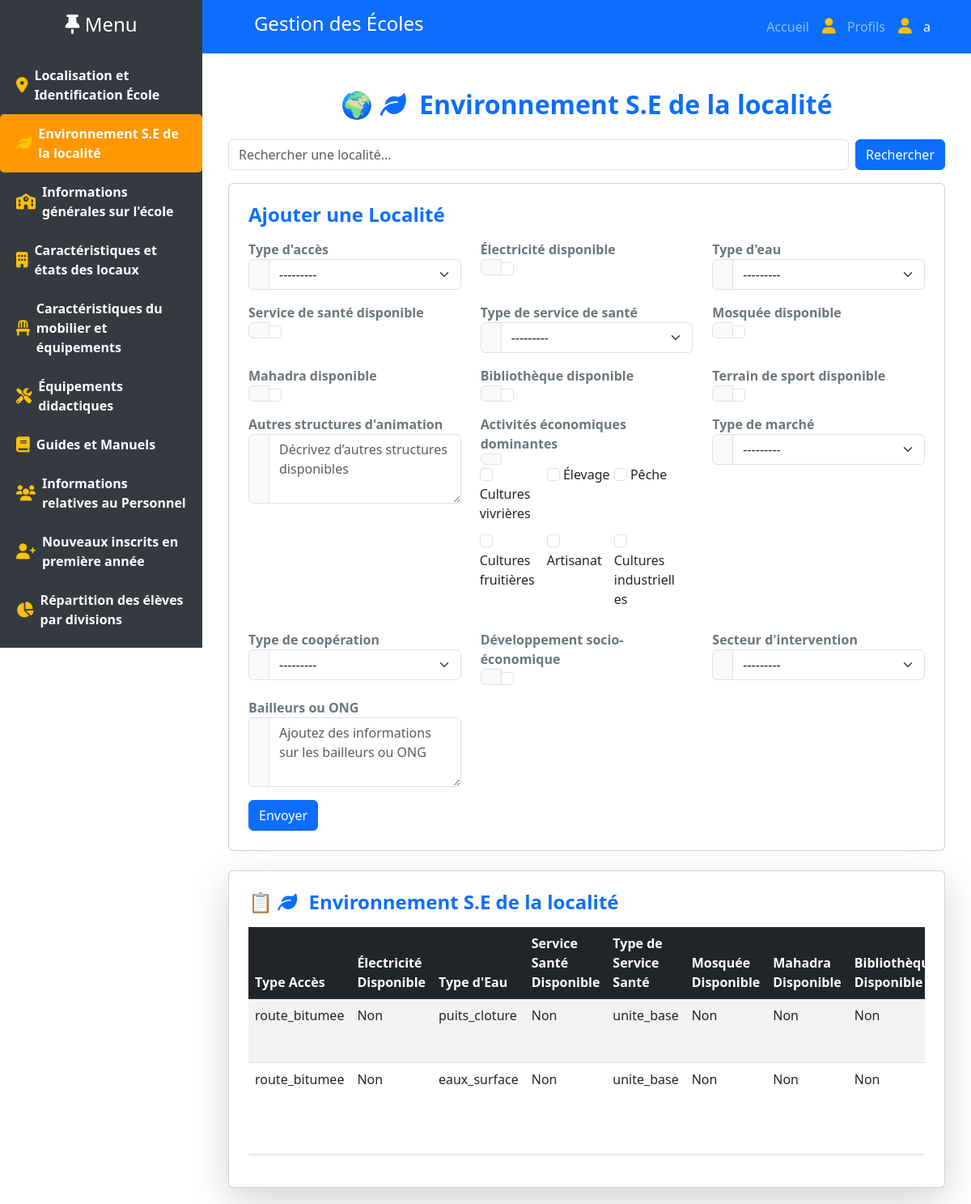
The page /localites/ (signed in) on the database its author committed.
### app/models.py (models this page shows, shortened)
class LocaliteRurale(models.Model):
    type_acces = models.CharField(max_length=100, choices=[
        ('route_goudronnee', 'Route goudronnée'),
        ('route_bitumee', 'Route bitumée'),
        ('accessible_tous_vehicules', 'Piste accessible à tous véhicules'),
        ('vehicule_tout_terrain', 'Piste accessible véhicule tout terrain'),
        ('uniquement_pied', 'Accessible uniquement à pied'),
        ('autre', 'Autre accès (à préciser)')
    ])
    electricite_disponible = models.BooleanField()
    type_eau = models.CharField(max_length=100, choices=[
        ('robinets', 'Robinets'),
        ('puits_cloture', 'Puits clôturés ou avec margelle'),
        ('puits_non_cloture', 'Puits non clôturés sans margelle'),
        ('citerne', 'Citerne'),
        ('eaux_surface', 'Fleuve, mare, marigot'),
        ('forage', 'Forage')
    ])
    service_sante_disponible = models.BooleanField()
    type_service_sante = models.CharField(max_length=100, choices=[
        ('poste', 'Poste de santé'),
        ('unite_base', 'Unité de santé de base'),
        ('autres', 'Autres services de santé')
    ], null=True, blank=True)
    mosquee_disponible = models.BooleanField()
    mahadra_disponible = models.BooleanField()
    bibliotheque_disponible = models.BooleanField()
    terrain_sport_disponible = models.BooleanField()
    autres_structures_animation = models.TextField(null=True, blank=True)
    activites_dominantes = models.ManyToManyField(
        'Activite',  # Modèle pour stocker les activités
        related_name="localites",
        help_text="Sélectionnez jusqu'à trois activités économiques dominantes."
    )
    type_marche = models.CharField(max_length=100, choices=[
        ('permanent', 'Permanent'),
        ('hebdomadaire', 'Hebdomadaire'),
        ('absent', 'Pas de marché')
    ])
    type_de_coperation = models.CharField(max_length=100, choices=[
        ('agricole', 'Agricole'),
        ('pastoral', 'Pastoral'),
        ('artisanal', 'Artisanal'),
        ('autre', 'Autres')
    ])
    developpe_socio_économique = models.BooleanField()
    secteur_intervention = models.CharField(max_length=100, choices=[
        ('agricole', 'Agricole'),
        ('pastoral', 'Pastoral'),
        ('hydraulique', 'Hydraulique'),
        ('sante', 'Santé'),
        ('educatif', 'Éducatif'),
        ('artisanal', 'Artisanal'),
    ], null=True, blank=True)
    bailleurs_ong = models.TextField(null=True, blank=True)

### app/views.py (the view)
# urls.py: path('localites/', gestion_localites, name='gestion_localites'),
def gestion_localites(request, pk=None):
    localite = get_object_or_404(LocaliteRurale, pk=pk) if pk else None
    query = request.GET.get('q', '')
    if query:
        localites = LocaliteRurale.objects.filter(type_acces__icontains=query)
    else:
        localites = LocaliteRurale.objects.all()
    if request.method == "POST":
        form = LocaliteRuraleForm(request.POST, instance=localite)
        if form.is_valid():
            form.save()
            messages.success(request, "Localité enregistrée avec succès !")
            return redirect('gestion_localites')
    else:
        form = LocaliteRuraleForm(instance=localite)
    return render(request, 'app/localites.html', {
        'form': form,
        'localites': localites,
        'localite': localite,
        'query': query
    })

### app/models.py (called while the page is built)
    def __str__(self):
        return self.get_nom_display()

### app/templates/app/localites.html (shortened to what this page needs)
{% extends 'base.html' %}
{% block content %}
<div class="container mt-4">
    <h2 class="text-center text-primary fw-bold mb-4">🌍 <i class="fas fa-leaf me-2"></i> Environnement S.E de la localité</h2>
    <form method="GET" class="mb-3 d-flex">
        <input type="text" name="q" class="form-control me-2" placeholder="Rechercher une localité..." value="{{ query }}">
        <button type="submit" class="btn btn-primary">Rechercher</button>
    </form>
    <div class="card p-4 mb-4">
        <h4 class="fw-bold text-primary mb-3">
            {% if localite %} Modifier la Localité {% else %} Ajouter une Localité {% endif %}
        </h4>
        <form method="post">
            <div class="row">
                {% for field in form %}
                    <div class="col-md-4 col-sm-6 mb-3">
                        <label class="fw-bold text-secondary">{{ field.label }}</label>
                        <div class="input-group">
                            <span class="input-group-text bg-light text-muted"></span>
                            {% if field.name == 'activites_dominantes' %}
                                <div class="checkbox-group">
                                    {% for checkbox in field %}
                                        <div class="checkbox-item">
                                            {{ checkbox.tag }} {{ checkbox.choice_label }}
                                        </div>
                                    {% endfor %}
                                </div>
                            {% else %}
                                {{ field }}
                            {% endif %}
                        </div>
                    </div>
                {% endfor %}
            </div>
            <button type="submit" class="btn btn-primary">Envoyer</button>
        </form>
    </div>
    <div class="card p-4 shadow-lg">
        <h4 class="text-primary fw-bold mb-3">📋 <i class="fas fa-leaf me-2"></i> Environnement S.E de la localité</h4>
        <div class="table-responsive">
            <table class="table table-striped table-hover shadow-sm">
            <thead class="table-dark text-white">
                <tr>
                    <th>Type Accès</th>
                    <th>Électricité Disponible</th>
                    <th>Type d'Eau</th>
                    <th>Service Santé Disponible</th>
                    <th>Type de Service Santé</th>
                    <th>Mosquée Disponible</th>
                    <th>Mahadra Disponible</th>
                    <th>Bibliothèque Disponible</th>
                </tr>
            </thead>
            <tbody>
                {% for item in localites %}
                <tr>
                    <td>{{ item.type_acces }}</td>
                    <td>{{ item.electricite_disponible|yesno:"Oui,Non" }}</td>
                    <td>{{ item.type_eau }}</td>
                    <td>{{ item.service_sante_disponible|yesno:"Oui,Non" }}</td>
                    <td>{{ item.type_service_sante }}</td>
                    <td>{{ item.mosquee_disponible|yesno:"Oui,Non" }}</td>
                    <td>{{ item.mahadra_disponible|yesno:"Oui,Non" }}</td>
                    <td>{{ item.bibliotheque_disponible|yesno:"Oui,Non" }}</td>
                </tr>
                {% empty %}
                <tr>
                    <td colspan="5" class="text-center">Aucune localité trouvée.</td>
                </tr>
                {% endfor %}
            </tbody>
        </table>
    </div>
</div>
{% endblock %}

### app/templates/base.html (shortened to what this page needs)
{% load static %}
<!DOCTYPE html>
<html lang="fr">
<head>
    <link href="https://cdn.jsdelivr.net/npm/bootstrap@5.3.0/dist/css/bootstrap.min.css" rel="stylesheet">
    <link rel="stylesheet" href="{% static 'css/style.css' %}">
    <link href="https://cdnjs.cloudflare.com/ajax/libs/font-awesome/6.0.0-beta3/css/all.min.css" rel="stylesheet">
    <link rel="stylesheet" href="https://cdn.jsdelivr.net/npm/bootstrap@5.3.0-alpha1/dist/css/bootstrap.min.css">
</head>
<body>
    <nav class="navbar navbar-expand-lg navbar-dark bg-primary">
        <div class="container">
            <a class="navbar-brand d-flex align-items-center" href="#">
            </a>
              <div class="mx-auto">
                <h1 class="text-white text-center fs-4">Gestion des Écoles</h1>
            </div>
            <ul class="navbar-nav ms-auto">
                <li class="nav-item">
                    <a class="nav-link" href="#">Accueil</a>
                </li>
                <li class="nav-item">
                    <a class="nav-link" href="#"><i class="fas fa-user"></i> Profils</a>
                </li>
                <li class="nav-item">
                    {% if user.is_authenticated %}
                        <a class="nav-link text-white" href="{% url 'login' %}"><i class="fas fa-user"></i> {{ user.username }}</a>
                    {% else %}
                        <a class="nav-link text-danger" href="{% url 'logout' %}"><i class="fas fa-sign-out-alt"></i> Déconnexion</a>
                    {% endif %}
                </li>
            </ul>
        </div>
    </nav>
    <div class="sidebar" id="sidebarMenu">
        <h4 class="text-center text-white p-3"><i class="fas fa-thumbtack"></i> Menu</h4>
        <ul class="nav flex-column">
            <li class="nav-item">
                <a href="{% url 'identification' %}" class="nav-link text-white fw-bold d-flex align-items-center">
                    <i class="fas fa-map-marker-alt me-2"></i> Localisation et Identification École
                </a>
            </li>
            <li class="nav-item">
                <a href="{% url 'gestion_localites' %}" class="nav-link text-white fw-bold d-flex align-items-center">
                    <i class="fas fa-leaf me-2"></i> Environnement S.E de la localité
                </a>
            </li>
            <li class="nav-item">
                <a href="{% url 'gestion_ecole' %}" class="nav-link text-white fw-bold d-flex align-items-center">
                    <i class="fas fa-school me-2"></i> Informations générales sur l'école
                </a>
            </li>
            <li class="nav-item">
                <a href="{% url 'gestion_locaux' %}" class="nav-link text-white fw-bold d-flex align-items-center">
                    <i class="fas fa-building me-2"></i> Caractéristiques et états des locaux
                </a>
            </li>
            <li class="nav-item">
                <a href="{% url 'gestion_mobilier' %}" class="nav-link text-white fw-bold d-flex align-items-center">
                    <i class="fas fa-chair me-2"></i> Caractéristiques du mobilier et équipements
                </a>
            </li>
            <li class="nav-item">
                <a href="{% url 'equipements_didactiques' %}" class="nav-link text-white fw-bold d-flex align-items-center">
                    <i class="fas fa-tools me-2"></i> Équipements didactiques
                </a>
            </li>
            <li class="nav-item">
                <a href="{% url 'gestion_guides' %}" class="nav-link text-white fw-bold d-flex align-items-center">
                    <i class="fas fa-book me-2"></i> Guides et Manuels
                </a>
            </li>
            <li class="nav-item">
                <a href="{% url 'gestion_personnel' %}" class="nav-link text-white fw-bold d-flex align-items-center">
                    <i class="fas fa-users me-2"></i> Informations relatives au Personnel
                </a>
            </li>
            <li class="nav-item">
                <a href="{% url 'gestion_inscriptions' %}" class="nav-link text-white fw-bold d-flex align-items-center">
                    <i class="fas fa-user-plus me-2"></i> Nouveaux inscrits en première année
                </a>
            </li>
            <li class="nav-item">
                <a href="{% url 'gestion_divisions' %}" class="nav-link text-white fw-bold d-flex align-items-center">
                    <i class="fas fa-chart-pie me-2"></i> Répartition des élèves par divisions
                </a>
            </li>
            <li class="nav-item">
                <a href="{% url 'gestion_aires' %}" class="nav-link text-white fw-bold d-flex align-items-center">
                </a>
            </li>
        </ul>
    </div>
    <div class="content">
        {% block content %}{% endblock %}
    </div>
</body>
</html>

### static/images/css/style.css (style rules this page uses)
body { font-family: 'Poppins', sans-serif; background-color: #f8f9fa; }
.sidebar { position: fixed; width: 300px; height: 100vh; overflow-y: auto; z-index: 1000; }
.container { margin-left: 320px; }

### app/templates/app/localites.html (style rules this page uses)
.checkbox-group { display: flex; flex-wrap: wrap; }
.checkbox-item { width: 30%; margin-right: 1.5%; margin-bottom: 10px; }
.checkbox-item:nth-child(3n) { margin-right: 0; }

### app/templates/base.html (style rules this page uses)
.sidebar { width: 250px; height: 100vh; background-color: #343a40; color: white; position: fixed; top: 0; left: -250px; overflow-y: auto; z-index: 1000; transition: left 0.3s ease; }
.sidebar .nav-link { color: white; padding: 12px 20px; display: flex; align-items: center; transition: background 0.3s; }
.sidebar .nav-link i { margin-right: 10px; }
.content { margin-left: 0; padding: 20px; transition: margin-left 0.3s ease-in-out; }
@media (min-width: 769px) { .sidebar { left: 0; } }
@media (min-width: 769px) { .content { margin-left: 250px; } }
.nav-link { transition: background-color 0.3s ease, color 0.3s ease; padding: 10px; border-radius: 5px; }
.nav-link i { font-size: 1.2rem; margin-right: 10px; color: #ffc107; }
.nav-link.active { background-color: #ff9800; color: #fff !important; }

### rows shown on the page
LocaliteRurale: type_acces "route_bitumee", electricite_disponible "Non", type_eau "puits_cloture", service_sante_disponible "Non", type_service_sante "unite_base", mosquee_disponible "Non", mahadra_disponible "Non", bibliotheque_disponible "Non"
LocaliteRurale: type_acces "route_bitumee", electricite_disponible "Non", type_eau "eaux_surface", service_sante_disponible "Non", type_service_sante "unite_base", mosquee_disponible "Non", mahadra_disponible "Non", bibliotheque_disponible "Non"

### other values the page prints
{{ user.username }} "a"
{{ field.label }} "Type d'accès" "Électricité disponible" "Type d'eau" "Service de santé disponible" "Type de service de santé" "Mosquée disponible" "Mahadra disponible" "Bibliothèque disponible" "Terrain de sport disponible" "Autres structures d'animation" "Activités économiques dominantes" "Type de marché" "Type de coopération" "Développement socio-économique" "Secteur d'intervention" "Bailleurs ou ONG"
{{ checkbox.choice_label }} "Cultures vivrières" "Élevage" "Pêche" "Cultures fruitières" "Artisanat" "Cultures industrielles"
